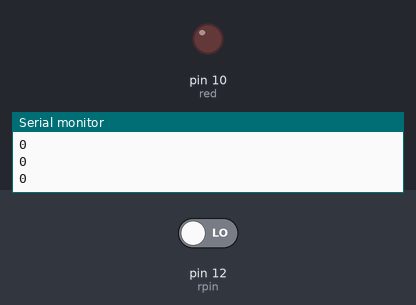
This sketch was run on a simulated Arduino Uno, built with avr-gcc and run on an emulated ATmega328P. Shown: output pins drawn as LEDs (lit = HIGH), the last lines printed to the serial monitor. Inputs (shaded band) come from the test bench; at power-on: pin 12 (rpin) LOW.

Above: at 1.2 s.
1.3 s: pin 12 (rpin) driven HIGH
At 1.6 s:
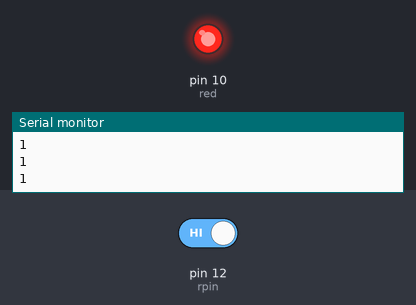
2.8 s: pin 12 (rpin) driven LOW
At 4.1 s:
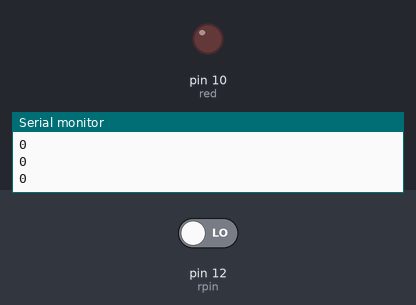
Timing chart, 0 to 5.8 s (numbered marks = the images above; inputs shaded):
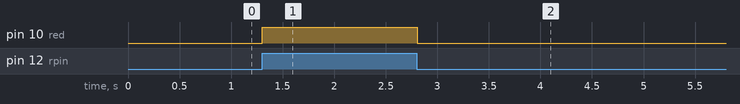

Measured:
- after the input at 1.3 s, pin 10 (red): LOW → HIGH at once
- after the input at 2.8 s, pin 10 (red): HIGH → LOW at once

The sketch:

buttonled.ino
```cpp
int rpin=12;
int red=10;
int wt=50;
int rval;

void setup() {
  Serial.begin(9600);
  pinMode(rpin,INPUT);
  pinMode(red,OUTPUT);
}

void loop() {
  rval=digitalRead(rpin);
  Serial.println(rval);

  if (rval==1){
    digitalWrite(red,HIGH);
  }
  else{
    digitalWrite(red,LOW);
  }

  delay(wt);
}
```
